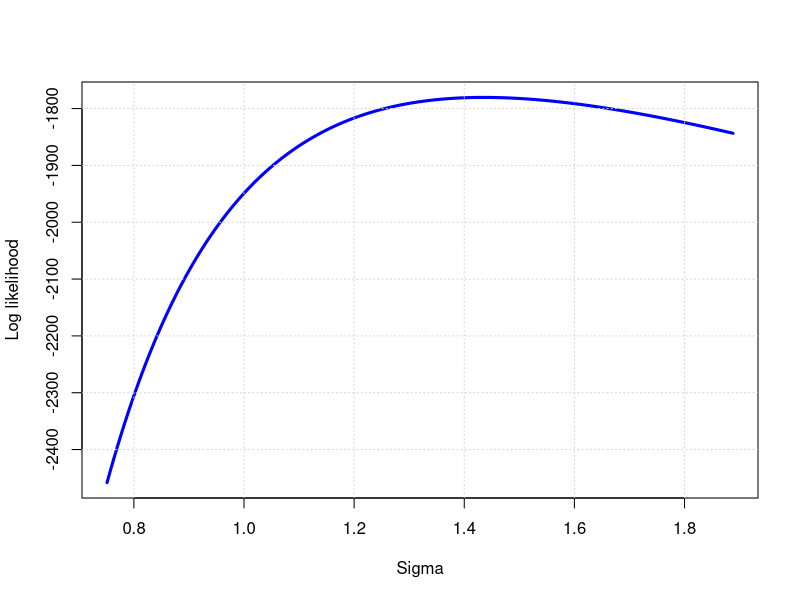

Reproduce this figure in R.


# Goal: To do OLS by MLE.

# OLS likelihood function
# Note: I am going to write the LF using sigma2=sigma^2 and not sigma.
ols.lf1 <- function(theta, y, X) {
  beta <- theta[-1]
  sigma2 <- theta[1]
  if (sigma2 <= 0) return(NA)
  n <- nrow(X)
  e <- y - X%*%beta                                  # t() = matrix transpose
  logl <- ((-n/2)*log(2*pi)) - ((n/2)*log(sigma2)) - ((t(e)%*%e)/(2*sigma2))
  return(-logl) # since optim() does minimisation by default.
}

# Analytical derivatives
ols.gradient <- function(theta, y, X) {
  beta <- theta[-1]
  sigma2 <- theta[1]
  e <- y - X%*%beta
  n <- nrow(X)

  g <- numeric(length(theta))
  g[1] <- (-n/(2*sigma2)) + (t(e)%*%e)/(2*sigma2*sigma2) # d logl / d sigma
  g[-1] <- (t(X) %*% e)/sigma2                           # d logl / d beta

  return(-g)
}

X <- cbind(1, runif(1000))
theta.true <- c(2,4,6) # error variance = 2, intercept = 4, slope = 6.
y <- X %*% theta.true[-1] + sqrt(theta.true[1]) * rnorm(1000)

# Estimation by OLS --
d <- summary(lm(y ~ X[,2]))
theta.ols <- c(sigma2 = d$sigma^2, d$coefficients[,1])
cat("OLS theta = ", theta.ols, "\n\n")

cat("\nGradient-free (constrained optimisation) --\n")
optim(c(1,1,1), method="L-BFGS-B", fn=ols.lf1,
      lower=c(1e-6,-Inf,-Inf), upper=rep(Inf,3), y=y, X=X)

cat("\nUsing the gradient (constrained optimisation) --\n")
optim(c(1,1,1), method="L-BFGS-B", fn=ols.lf1, gr=ols.gradient,
      lower=c(1e-6,-Inf,-Inf), upper=rep(Inf,3), y=y, X=X)

cat("\n\nYou say you want a covariance matrix?\n")
p <- optim(c(1,1,1), method="L-BFGS-B", fn=ols.lf1, gr=ols.gradient,
           lower=c(1e-6,-Inf,-Inf), upper=rep(Inf,3), hessian=TRUE,
           y=y, X=X)
inverted <- solve(p$hessian)
results <- cbind(p$par, sqrt(diag(inverted)), p$par/sqrt(diag(inverted)))
colnames(results) <- c("Coefficient", "Std. Err.", "t")
rownames(results) <- c("Sigma", "Intercept", "X")
cat("MLE results --\n")
print(results)
cat("Compare with the OLS results --\n")
d$coefficients

# Picture of how the loglikelihood changes if you perturb the sigma
theta <- theta.ols
delta.values <- seq(-1.5, 1.5, .01)
logl.values <- as.numeric(lapply(delta.values,
                                 function(x) {-ols.lf1(theta+c(x,0,0),y,X)}))
plot(sqrt(theta[1]+delta.values), logl.values, type="l", lwd=3, col="blue",
     xlab="Sigma", ylab="Log likelihood")
grid()

